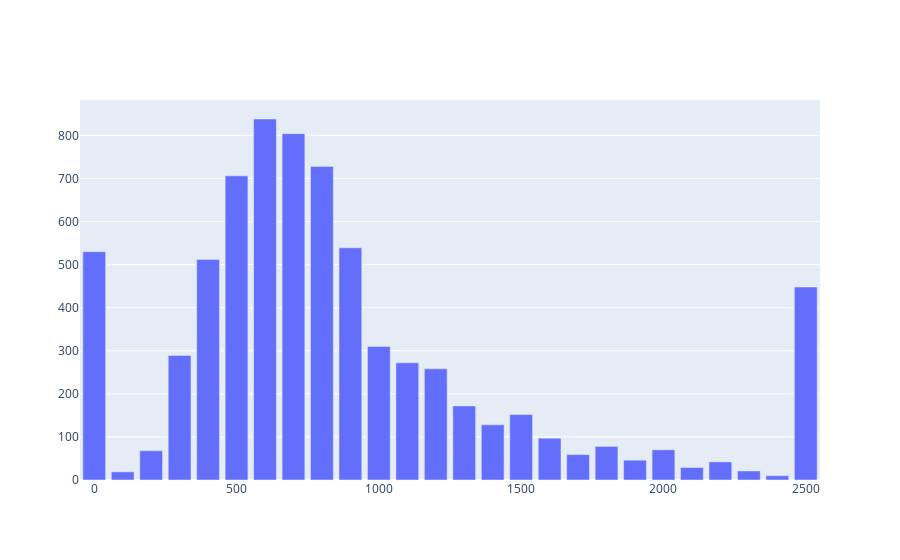

The notebook cell saved with this chart:
### Markdown cell above
### Quantidade de imóveis por faixa de valor

#### Formato do vetor:
#### {'ID' : [ titulo, [cidade, bairro], descicao, preco, data_publicacao, tempo_no_ar] }

### Code cell
import plotly.graph_objects as go

precos_x = [i for i in range(0,2600,100)]
precos_y = [0 for i in range(len(precos_x))]

for line in vetor_processed:
    preco = float(vetor_processed[line][3].replace('.', ''))
    precos_y[len(precos_x) - 1 if preco > 2500 else int(preco // 100)]+= 1

fig = go.Figure([go.Bar(x=precos_x, y=precos_y)])
fig.show()

### Figure 1 — Plotly figure (JSON) as saved in the notebook; plotly's stock layout.template omitted (floating-point values rounded to 4 significant figures)
{"data": [{"type": "bar", "x": [0, 100, 200, 300, 400, 500, 600, 700, 800, 900, 1000, 1100, 1200, 1300, 1400, 1500, 1600, 1700, 1800, 1900, 2000, 2100, 2200, 2300, 2400, 2500], "y": [530, 19, 68, 289, 512, 706, 838, 804, 728, 539, 310, 272, 258, 172, 128, 152, 97, 59, 78, 46, 70, 29, 42, 21, 10, 448]}], "layout": {}}
